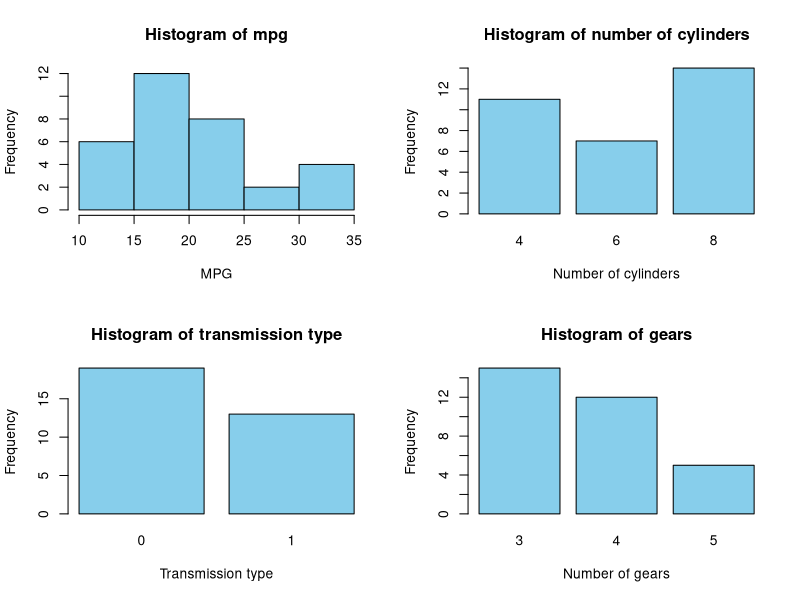
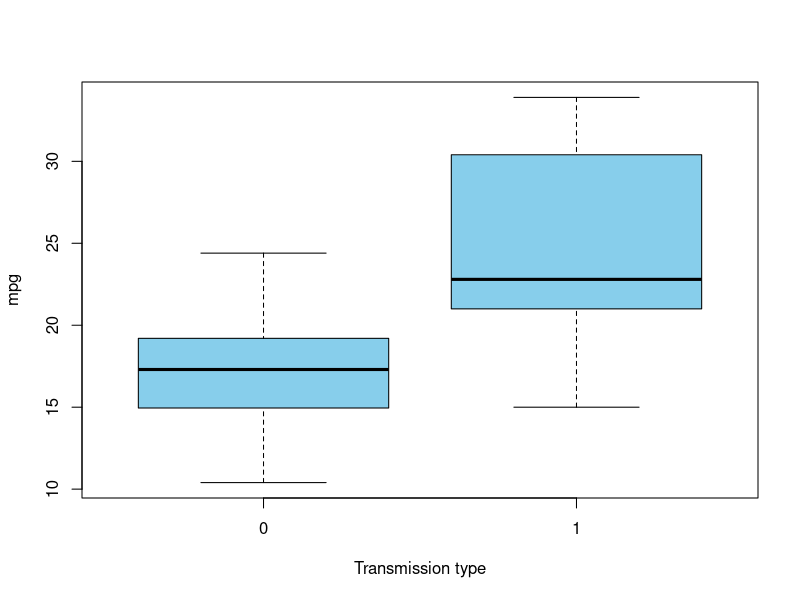
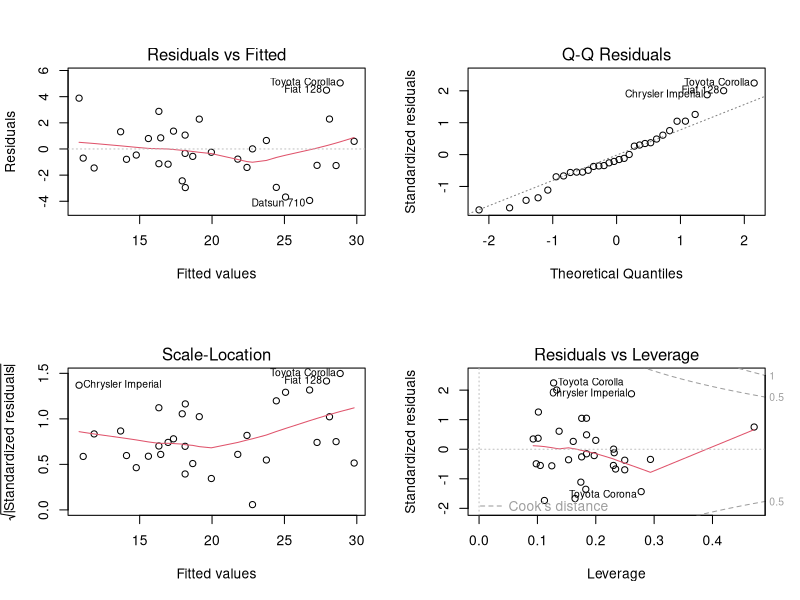

Reproduce these figures in R, in order.
## ---- chunk 1
knitr::opts_chunk$set(echo = TRUE)
knitr::opts_chunk$set(message = FALSE)
knitr::opts_chunk$set(warning = FALSE)
## ---- chunk 2
data(mtcars)
mtcars$cyl <- as.factor(mtcars$cyl)
mtcars$vs <- as.factor(mtcars$vs)
mtcars$am <- as.factor(mtcars$am)
mtcars$gear <- as.factor(mtcars$gear)
mtcars$carb <- as.factor(mtcars$carb)
summary(mtcars$mpg)
## ---- chunk 3
at <- mtcars[mtcars$am == 0,]
mt <- mtcars[mtcars$am == 1,]
t.test(at$mpg, mt$mpg)$p.value
t.test(at$mpg, mt$mpg)$conf
## ---- chunk 4
fit1 <- lm(mpg ~ am, data = mtcars)
summary(fit1)$coeff
summary(fit1)$r.squared
## ---- chunk 5
fit_full <- lm(mpg ~ ., data = mtcars)
step_fit <- step(fit_full, trace = 0)
summary(step_fit)$coeff
## ---- chunk 6
fit4 <- lm(mpg ~ am + cyl + hp + wt, data = mtcars)
summary(fit4)$r.squared
## ---- chunk 7
anova(fit1, fit4)
## ---- chunk 8
par(mfrow = c(2, 2))
hist(mtcars$mpg, main = "Histogram of mpg", col = "skyblue", xlab = "MPG")
barplot(table(mtcars$cyl), main = "Histogram of number of cylinders",
        xlab = "Number of cylinders", ylab = "Frequency", col = "skyblue")
barplot(table(mtcars$am), main = "Histogram of transmission type", 
        col = "skyblue", xlab = "Transmission type", ylab = "Frequency")
barplot(table(mtcars$gear), main = "Histogram of gears", 
        col = "skyblue", xlab = "Number of gears", ylab = "Frequency")
## ---- chunk 9
par(mfrow = c(1, 1))
boxplot(mpg ~ am, data = mtcars, xlab = "Transmission type", col = "skyblue")
## ---- chunk 10
par(mfrow = c(2, 2))
plot(fit4)
